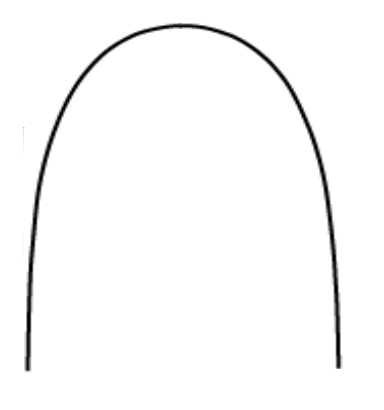
%> input picture images-3M/Man_3M_ovoid.png, 384 x 410 px
$ octave curvefit2.m   (GNU Octave 9; MATLAB toolbox functions it lacks are replaced by stand-ins)
%> lines starting %> are read from the running program, lines starting %| are printed output that depends on the picture; in (x1, y1, x2, y2) boxes, pixels count from 0 and x2, y2 are one past the last pixel; in counts of white or black regions, pixels touching at a corner belong together; the program's own positions count from 1
### todo2.5/XYpoints.m
function [Xpoint Ypoint] = XYpoints(image, value)

[m n] =size(image);

num = numel(find(image==value));   % numero de datos

Xpoint = zeros(num,1);
Ypoint = zeros(num,1);
K=1;
%


    for i=1:m
        for j=1:n
                if image(i,j)==value;
                    Xpoint(K) = i;
                    Ypoint(K) = j;
                    K=K+1 ;
                end

        end
    end
end

### XYpointscale.m
function [Xscale, Yscale] = XYpointscale(X, Y)


minX = min(X);
X=X-minX;   %corro al origen

maxX = max(X);
Xscale = (X/maxX)*600;   % normalizo a 512


minY= min(Y);
Y=Y-minY;    %corro al origen

% maxMEDTY = max(MEDTY)
Yscale = (Y/maxX)*600; % normalizo en funcion de x para manterner relacion de aspecto


end

### XYpointcurveselection.m
function [points] = XYpointcurveselection(Y)

newvector = unique(Y);

nf = 2:12;
fib= fibonacci(nf);

valory=newvector(fib);

centroA=find(Y == 0); centroA = round(mean(centroA));
puntoA=find(Y == valory(7));  pAmin = min(puntoA); pAmax= max(puntoA);
puntoB=find(Y == valory(2));  pBmin = min(puntoB); pBmax= max(puntoB);
puntoC=find(Y == valory(3));  pCmin = min(puntoC); pCmax= max(puntoC);
puntoD=find(Y == valory(4));   pDmin = min(puntoD); pDmax= max(puntoD);
puntoE=find(Y == valory(5));  pEmin = min(puntoE); pEmax= max(puntoE);
puntoF=find(Y == valory(6));   pFmin = min(puntoF); pFmax= max(puntoF);
puntoG=find(Y == valory(8));  pGmin = min(puntoG); pGmax= max(puntoG);
puntoH=find(Y == valory(9)); pHmin = min(puntoH); pHmax= max(puntoH);
puntoI=find(Y == valory(10));  pImin = min(puntoI); pImax= max(puntoI);
puntoJ=find(Y == valory(end));  pJmin = min(puntoJ); pJmax= max(puntoJ);

points = [ centroA pImin pHmin pGmin  pAmin pBmin pCmin pDmin pEmin pFmin pImax pHmax pGmax  pFmax pEmax pDmax pCmax pBmax pAmax pJmin pJmax];


end

### curvefit2.m
clear clc
close all

 cd images-3M

% [6 lines of commented-out code are left out]
name='Man_3M_ovoid.png';
% [17 lines of commented-out code are left out]


RGB = imread(name);
%> RGB is the input picture: size 410x384x3 uint8; mean R, G, B 249.5, 249.5, 249.5


cd ..\

level=graythresh(RGB);
%> level = 0.62
% level=0; % para orthoaaid dilatar o no usar umbral


BW = im2bw(RGB,level); %#ok<IM2BW>
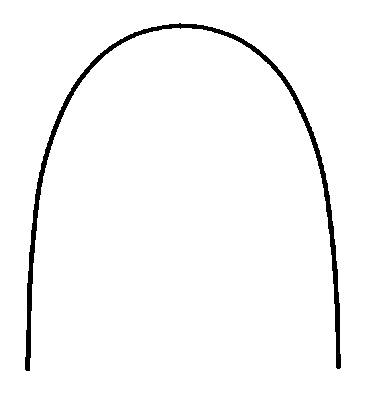
%> BW: size 410x384 logical; 97.5% white; 1 black region, box (x1, y1, x2, y2) and area: (25, 23, 341, 371) 3929

Icomplement = imcomplement(BW);

BWskel = bwskel(Icomplement);
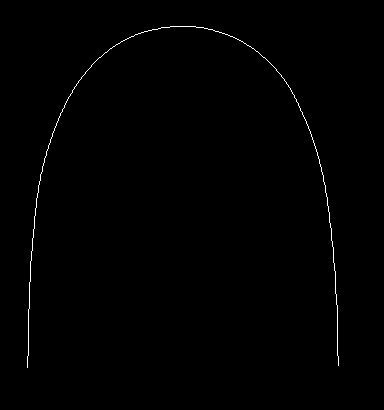
%> BWskel: size 410x384 logical; 0.5% white in thin lines or dots, all inside (x1, y1, x2, y2) = (27, 26, 339, 368)

BWskel = imcomplement(BWskel);

BW = imrotate(BWskel,90);
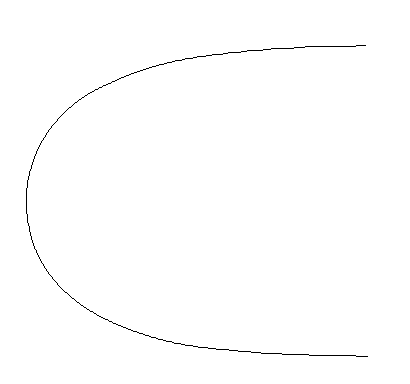
%> BW: size 384x410 logical; 99.5% white; black in thin lines or dots, all inside (x1, y1, x2, y2) = (26, 45, 368, 357)
% BW = imrotate(BW,90)


[Xx, Yy] = XYpoints(BW,0);
%> in XYpoints, `num = numel(find(image==value));`: num = 784
%> after the loop in XYpoints, `for i=1:m`: K = 785; Xpoint = 784 values from 46 to 357; Ypoint = 784 values, max 368 at index 784, min 27 at index 378, mean 175.7
%> Xx = 784 values from 46 to 357; Yy has the same summary as Ypoint in XYpoints
% [X, Y] = XYpointscale(Xx, Yy);

[X, Y] = XYpointscale(Xx, Yy);
%> in XYpointscale, `minX = min(X);`: minX = 46
%> in XYpointscale, `X=X-minX;`: X = 784 values from 0 to 311
%> in XYpointscale, `maxX = max(X);`: maxX = 311
%> in XYpointscale, `Xscale = (X/maxX)*600;`: Xscale = 784 values from 0 to 600
%> in XYpointscale, `minY= min(Y);`: minY = 27
%> in XYpointscale, `Y=Y-minY;`: Y = 784 values, max 341 at index 784, min 0 at index 378, mean 148.7
%> in XYpointscale, `Yscale = (Y/maxX)*600;`: Yscale = 784 values, max 657.9 at index 784, min 0 at index 378, mean 286.9
%> X = 784 values from 0 to 600; Y has the same summary as Yscale in XYpointscale


X= round(X);
Y= round(Y);
%> Y = 784 values, max 658 at index 784, min 0 at index 378, mean 286.9

%%
[points] = XYpointcurveselection(Y);
%> in XYpointcurveselection, `newvector = unique(Y);`: newvector = 342 values from 0 to 658
%> the run ends on the next line

$ run again, with Max_3M_tapered.png copied over images-3M/Man_3M_ovoid.png
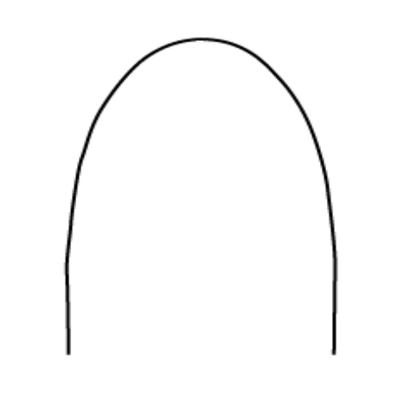
%> input picture Max_3M_tapered.png, 420 x 395 px, shrunk from 496 x 466 before the run
%> RGB is the input picture: size 395x420x3 uint8; mean R, G, B 251, 251, 251
%> level = 0.616
%> Icomplement: size 395x420 logical; 1.8% white; 1 white region, box (x1, y1, x2, y2) and area: (65, 37, 337, 355) 2980
%> `BWskel = bwskel(Icomplement);`:
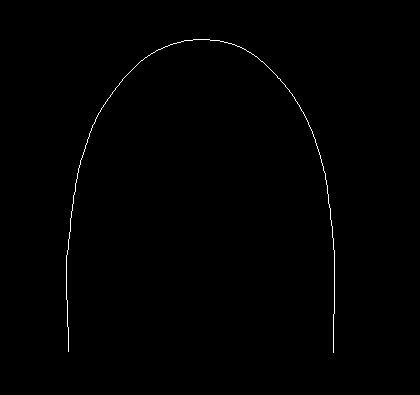
%> BWskel: size 395x420 logical; 0.42% white in thin lines or dots, all inside (x1, y1, x2, y2) = (66, 39, 335, 353)
%> `BW = imrotate(BWskel,90);`:
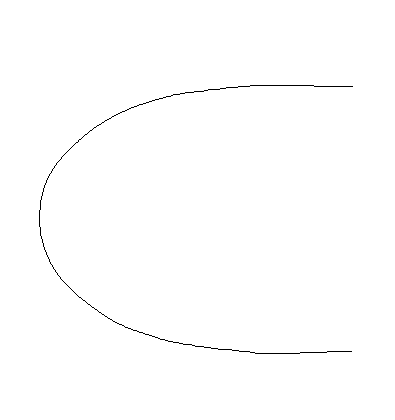
%> BW: size 420x395 logical; 99.6% white; black in thin lines or dots, all inside (x1, y1, x2, y2) = (39, 85, 353, 354)
%> num = 705
%> after the loop in XYpoints, `for i=1:m`: K = 706; Xpoint = 705 values from 86 to 354; Ypoint = 705 values, max 353 at index 115, min 40 at index 346, mean 179.5
%> Xx = 705 values from 86 to 354; Yy has the same summary as Ypoint in XYpoints
%> minX = 86
%> in XYpointscale, `X=X-minX;`: X = 705 values from 0 to 268
%> maxX = 268
%> Xscale = 705 values from 0 to 600
%> minY = 40
%> in XYpointscale, `Y=Y-minY;`: Y = 705 values, max 313 at index 115, min 0 at index 346, mean 139.5
%> Yscale = 705 values, max 700.7 at index 115, min 0 at index 346, mean 312.4
%> `[X, Y] = XYpointscale(Xx, Yy);`: X = 705 values from 0 to 600; Y has the same summary as Yscale in XYpointscale
%> `Y= round(Y);`: Y = 705 values, max 701 at index 115, min 0 at index 346, mean 312.4
%> newvector = 314 values from 0 to 701
